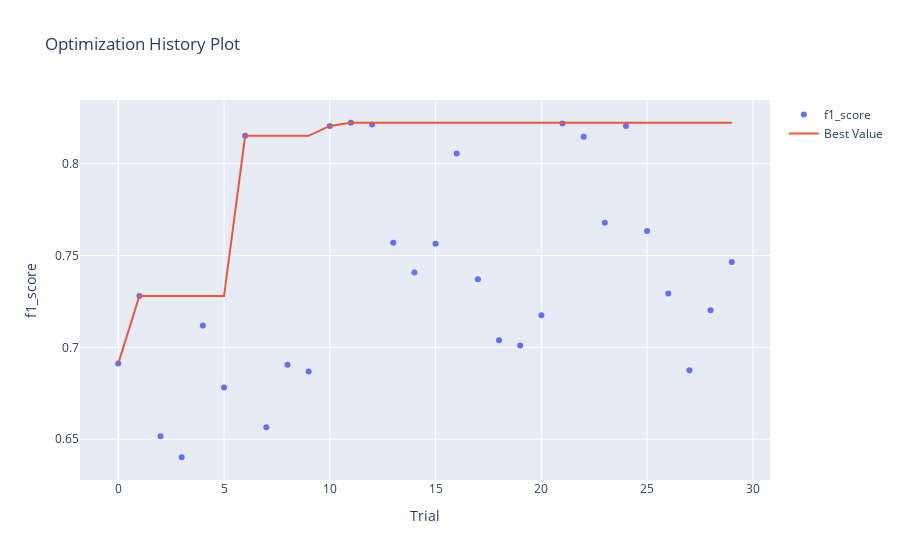

Write notebook code for a chart like this one.
### Markdown cell above
График истории оптимизации - отображает количество испытаний на оси Х и метрику на оси Y.

Следует использовать эту диаграмму, чтобы проверить, идет ли оптимизация гиперпараметров в правильном направлении или нет.

### Code cell
optuna.visualization.plot_optimization_history(study, target_name="f1_score")

### Figure 1 — Plotly figure (JSON) as saved in the notebook; plotly's stock layout.template omitted (floating-point values rounded to 4 significant figures)
{"data": [{"mode": "markers", "name": "f1_score", "type": "scatter", "x": [0, 1, 2, 3, 4, 5, 6, 7, 8, 9, 10, 11, 12, 13, 14, 15, 16, 17, 18, 19, 20, 21, 22, 23, 24, 25, 26, 27, 28, 29], "y": [0.6911, 0.7279, 0.6516, 0.6402, 0.712, 0.6782, 0.8151, 0.6565, 0.6905, 0.6868, 0.8205, 0.8223, 0.8213, 0.7569, 0.7407, 0.7565, 0.8056, 0.7371, 0.7039, 0.701, 0.7174, 0.8218, 0.8147, 0.7678, 0.8205, 0.7633, 0.7293, 0.6875, 0.7202, 0.7465]}, {"mode": "lines", "name": "Best Value", "type": "scatter", "x": [0, 1, 2, 3, 4, 5, 6, 7, 8, 9, 10, 11, 12, 13, 14, 15, 16, 17, 18, 19, 20, 21, 22, 23, 24, 25, 26, 27, 28, 29], "y": [0.6911, 0.7279, 0.7279, 0.7279, 0.7279, 0.7279, 0.8151, 0.8151, 0.8151, 0.8151, 0.8205, 0.8223, 0.8223, 0.8223, 0.8223, 0.8223, 0.8223, 0.8223, 0.8223, 0.8223, 0.8223, 0.8223, 0.8223, 0.8223, 0.8223, 0.8223, 0.8223, 0.8223, 0.8223, 0.8223]}, {"marker": {"color": "#cccccc"}, "mode": "markers", "name": "Infeasible Trial", "showlegend": false, "type": "scatter", "x": [], "y": []}], "layout": {"title": {"text": "Optimization History Plot"}, "xaxis": {"title": {"text": "Trial"}}, "yaxis": {"title": {"text": "f1_score"}}}}
